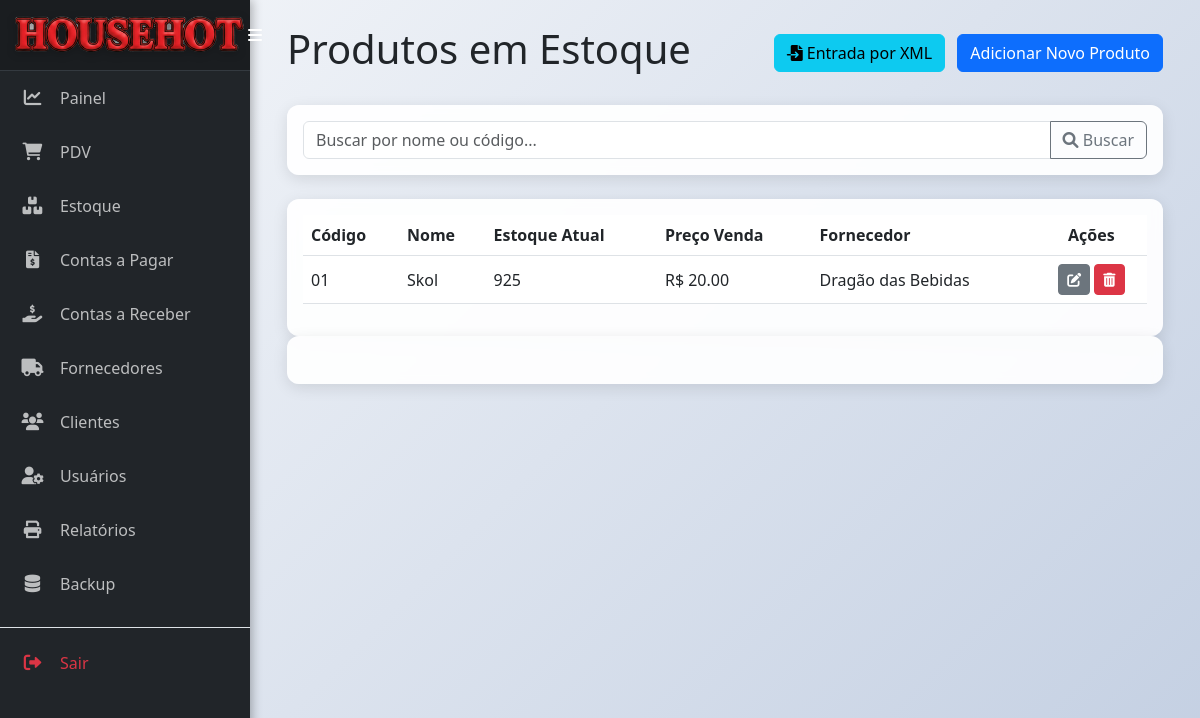
/produtos (signed in), run on an earlier commit of the app's database.
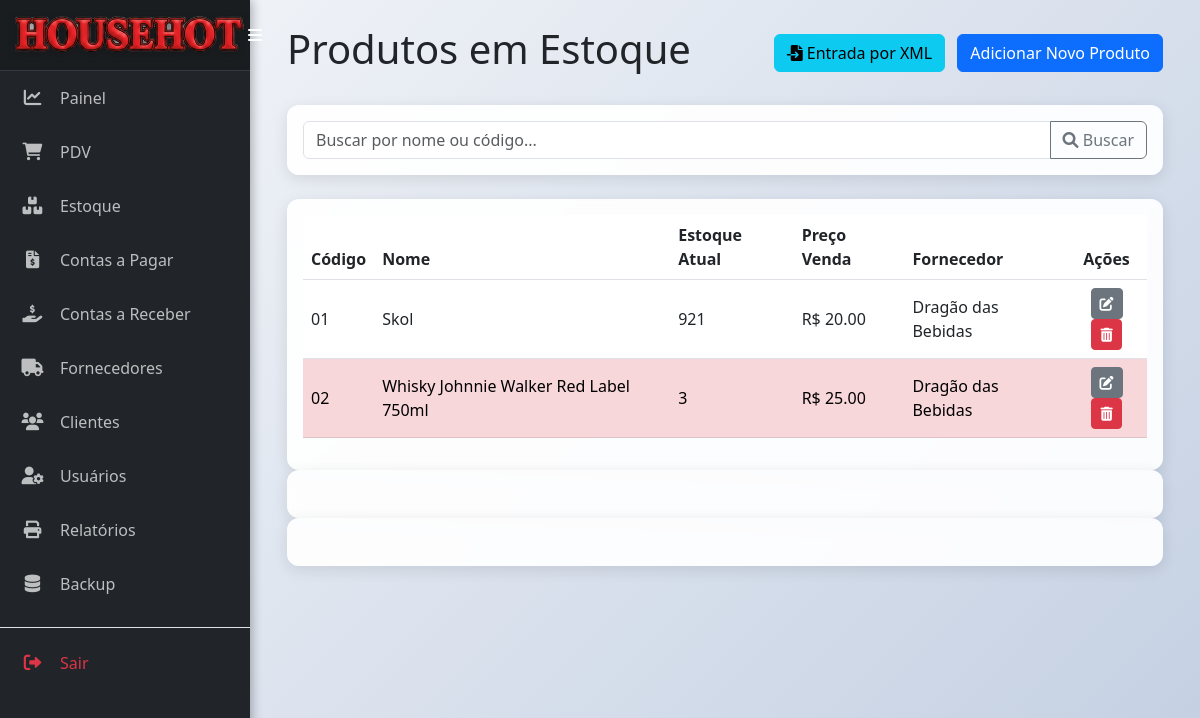
And on a later commit of the database.
### models.py (models this page shows)
class Produto(db.Model):
    __tablename__ = 'produto'
    id = db.Column(db.Integer, primary_key=True)
    codigo = db.Column(db.String(50), nullable=False, unique=True)
    nome = db.Column(db.String(100), nullable=False)
    categoria = db.Column(db.String(50))
    preco_custo = db.Column(db.Float, nullable=False)
    preco_venda = db.Column(db.Float, nullable=False)
    quantidade_estoque = db.Column(db.Integer, nullable=False, default=0)
    estoque_minimo = db.Column(db.Integer, default=5)
    data_fabricacao = db.Column(db.Date, nullable=True)
    data_vencimento = db.Column(db.Date, nullable=True)
    fornecedor_id = db.Column(db.Integer, db.ForeignKey('fornecedor.id'), nullable=False)
    movimentacoes = db.relationship('MovimentacaoEstoque', backref='produto', lazy=True)

class Fornecedor(db.Model):
    __tablename__ = 'fornecedor'
    id = db.Column(db.Integer, primary_key=True)
    nome = db.Column(db.String(100), nullable=False, unique=True)
    cnpj = db.Column(db.String(18), unique=True, nullable=True)
    telefone = db.Column(db.String(20))
    email = db.Column(db.String(100))
    produtos = db.relationship('Produto', backref='fornecedor', lazy=True)
    contas = db.relationship('ContaPagar', backref='fornecedor', lazy=True)

### app.py (the view)
@app.route('/produtos')
@login_required
def listar_produtos():
    search_term = request.args.get('q')
    query = Produto.query
    if search_term:
        query = query.filter(or_(Produto.nome.ilike(f'%{search_term}%'), Produto.codigo.ilike(f'%{search_term}%')))
    produtos = query.order_by(Produto.nome.asc()).all()
    return render_template('produtos.html', produtos=produtos, search_term=search_term)

### app.py (called while the page is built)
@app.context_processor
def inject_datetime():
    return {'modules': {'datetime': datetime, 'date': date, 'timedelta': timedelta}}

def login_required(f):
    @wraps(f)
    def decorated_function(*args, **kwargs):
        if 'logged_in' not in session or 'user_id' not in session:
            session.clear()
            flash('A sua sessão é inválida. Por favor, faça login novamente.', 'warning')
            return redirect(url_for('login'))
        return f(*args, **kwargs)
    return decorated_function

### templates/produtos.html (shortened to what this page needs)
{% extends 'base.html' %}
{% block content %}
<div class="d-flex justify-content-between align-items-center mb-4">
    <h1>Produtos em Estoque</h1>
    <div>
        <a href="{{ url_for('entrada_xml') }}" class="btn btn-info me-2">
            <i class="fas fa-file-import"></i> Entrada por XML
        </a>
        <a href="{{ url_for('adicionar_produto') }}" class="btn btn-primary">Adicionar Novo Produto</a>
    </div>
</div>
<div class="card mb-4">
    <div class="card-body">
        <form method="GET" action="{{ url_for('listar_produtos') }}">
            <div class="input-group">
                <input type="text" class="form-control" name="q" placeholder="Buscar por nome ou código..." value="{{ search_term or '' }}">
                <button class="btn btn-outline-secondary" type="submit"><i class="fas fa-search"></i> Buscar</button>
            </div>
        </form>
    </div>
</div>
<div class="card">
    <div class="card-body">
        <table class="table table-hover align-middle">
            <thead>
                <tr>
                    <th>Código</th>
                    <th>Nome</th>
                    <th>Estoque Atual</th>
                    <th>Preço Venda</th>
                    <th>Fornecedor</th>
                    <th class="text-center">Ações</th>
                </tr>
            </thead>
            <tbody>
                {% for produto in produtos %}
                <tr class="{% if produto.quantidade_estoque <= produto.estoque_minimo %}table-danger{% endif %}">
                    <td>{{ produto.codigo }}</td>
                    <td>{{ produto.nome }}</td>
                    <td>{{ produto.quantidade_estoque }}</td>
                    <td>R$ {{ "%.2f"|format(produto.preco_venda) }}</td>
                    <td>{{ produto.fornecedor.nome }}</td>
                    <td class="text-center">
                        <a href="{{ url_for('editar_produto', id=produto.id) }}" class="btn btn-secondary btn-sm" title="Editar">
                            <i class="fas fa-edit"></i>
                        </a>
                        <button type="button" class="btn btn-danger btn-sm" data-bs-toggle="modal" data-bs-target="#confirmDeleteModal-{{ produto.id }}" title="Excluir">
                            <i class="fas fa-trash-alt"></i>
                        </button>
                    </td>
                </tr>
                {% else %}
                <tr>
                    <td colspan="6" class="text-center text-muted">Nenhum produto encontrado.</td>
                </tr>
                {% endfor %}
            </tbody>
        </table>
    </div>
</div>
{% for produto in produtos %}
<div class="card">
    <div class="card-body">
        <div class="table-responsive">
        </div>
    </div>
</div>
{% endfor %}
{% endblock %}

What changed in the data, as far as the page shows it:
changed Produto "Skol": quantidade_estoque "925" → "921"
added Produto: codigo "02", nome "Whisky Johnnie Walker Red Label 750ml", quantidade_estoque "3", preco_venda "25.00", fornecedor.nome "Dragão das Bebidas"
